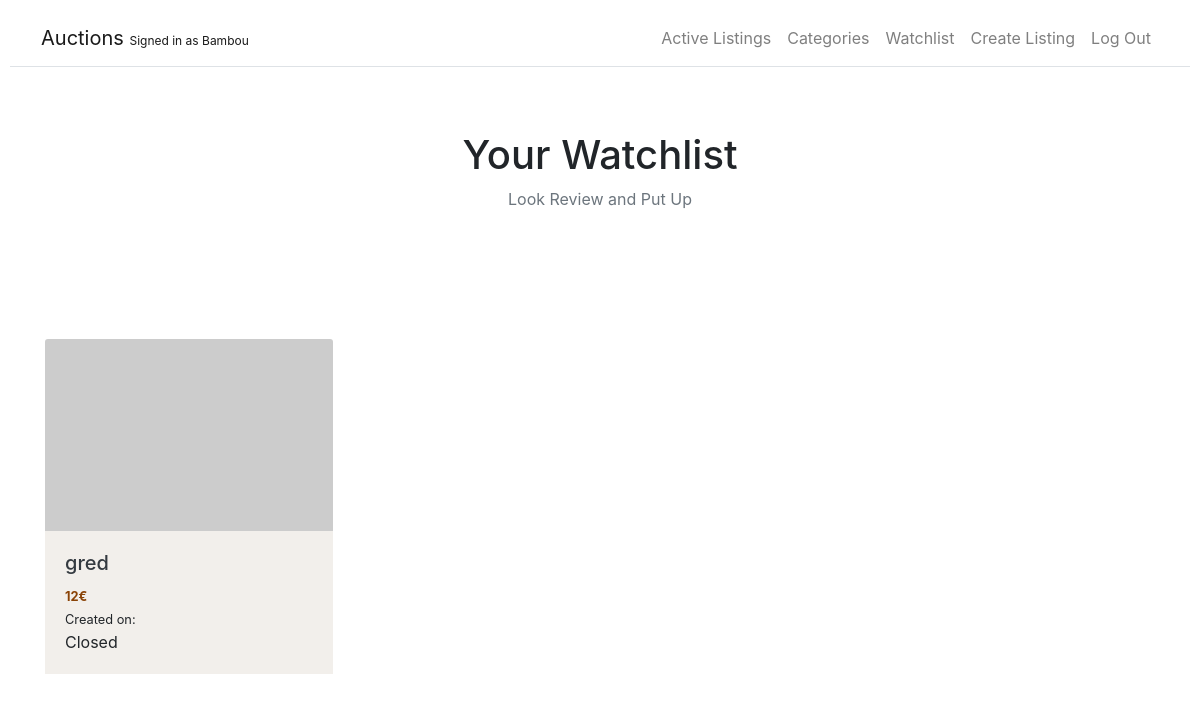
/watchlist/ (signed in), run on the app's committed database.
### auctions/models.py (models this page shows, shortened)
class User(AbstractUser):
    pass

class Listing(models.Model):
    category = models.CharField(max_length=40)
    owner = models.ForeignKey(User, on_delete=models.CASCADE, related_name='listing_owner')
    title = models.CharField(max_length=255)
    description = models.TextField(blank=True)
    image = models.URLField(default='https://picsum.photos/id/532/800/500')
    slug = models.SlugField(max_length=255)
    price = models.PositiveIntegerField(null=True, blank=True)
    latest_bid = models.PositiveIntegerField(null=True, blank=True)
    is_active = models.BooleanField(default=True)
    created_on = models.DateTimeField(auto_now_add=True)
    watching = models.ManyToManyField(User, related_name='watchlist', blank=True)
    winner = models.ForeignKey(User, on_delete=models.CASCADE, null=True, blank=True)
    class Meta:
        verbose_name_plural = 'listings'

### auctions/views.py (the view)
# urls.py: path("watchlist/", views.watchlist, name="watchlist"),
@login_required
def watchlist(request):
    return render(request, "auctions/watchlist.html",{
        "watchlist": Listing.objects.filter(watching=request.user).order_by('-created_on')
    })

### auctions/templates/auctions/watchlist.html (shortened to what this page needs)
{% extends "auctions/layout.html" %}
{% load static %}
{% block body %}
<main>
    <section class="py-5 text-center container">
        <div class="row py-lg-3">
            <div class="col-lg-6 col-md-8 mx-auto ">
                <h1 class="h1 fw-bold">Your Watchlist</h1>
                <p class="text-muted">Look Review and Put Up</p>
            </div>
        </div>
    </section>
    <div class="album py-5">
        <div class="container">
            <div class="row row-cols-1 row-cols-sm-2 row-cols-md-5 g-3">
            {% for listing in watchlist %}
                <div class="col-lg-4">
                    <div class="card mb-3 " style="width: 18rem; border: none;">
                        <a href="{% url 'listing' listing.slug %}">
                            <img class="card-img-top" alt="Responsive image" src="https://picsum.photos/id/0/300/200">
                        </a>
                        <div class="card-body" style="background-color:#f2efeb ;">
                            <h5 class="card-title">
                                <a class="text-dark text-decoration-none" href="{% url 'listing' listing.slug %}">
                                {{ listing.title }}
                                </a>
                            </h5>
                            <div class="d-flex justify-content-between align-items-center">
                                <small class="text-muted">
                                    <b style="color:#8a4306;">
                                        {% if listing.latest_bid %}
                                            {{listing.latest_bid}}€
                                        {% else %}
                                            {{listing.price}}€
                                        {% endif %}
                                    </b>
                                </small>
                            </div>
                            <small>Created on:
                            </small>
                            <br>
                            {% if listing.is_active %}
                                <span class="">
                                    Active
                                </span>
                            {% else %}
                                <span class="">
                                    Closed
                                </span>
                            {% endif %}
                        </div>
                    </div>
                </div>
            {% endfor %}
            </div>
        </div>
    </div>
</main>
{% endblock %}

### auctions/templates/auctions/layout.html (shortened to what this page needs)
{% load static %}
<!DOCTYPE html>
<html lang="en">
    <head>
        <link rel="stylesheet" href="https://stackpath.bootstrapcdn.com/bootstrap/4.4.1/css/bootstrap.min.css">
        <link href="{% static 'auctions/styles.css' %}" rel="stylesheet">
    </head>
    <body>
        <header>
            <nav class="navbar navbar-expand-lg navbar-light bg-white border-bottom dropdown">
                <div class="container-fluid ">
                    <a class="navbar-brand" href="/">Auctions  {% if user.is_authenticated %}<small style="font-size: 0.600em;">
                        Signed in as {{user.username|capfirst}}</small>{% endif %}
                    </a>
                    <div class="collapse navbar-collapse justify-content-end" id="navbarSupportedContent">
                        <ul class="navbar-nav">
                            <li class="nav-item">
                                <a class="nav-link " href="{% url 'index' %}" aria-expanded="false">
                                Active Listings
                                </a>
                            </li>
                            {% if user.is_authenticated %}
                                <li class="nav-item">
                                    <a class="nav-link" href="{% url 'categories' %}">Categories</a>
                                </li>
                                <li class="nav-item">
                                    <a class="nav-link" href="{% url 'watchlist' %}">Watchlist</a>
                                </li>
                                <li class="nav-item">
                                    <a class="nav-link" href="{% url 'create' %}">Create Listing</a>
                                </li>
                                <li class="nav-item">
                                    <a class="nav-link" href="{% url 'logout' %}">Log Out</a>
                                </li>
                            {% endif %}
                        </ul>
                    </div>
                </div>
            </nav>
        </header>
        {% block body %}
        {% endblock %}
    </body>
</html>

### auctions/static/auctions/styles.css (style rules this page uses)
body { padding: 10px; }

### data on the page
User: username "Bambou"
Listing: title "gred", latest_bid "12", is_active "Closed"
